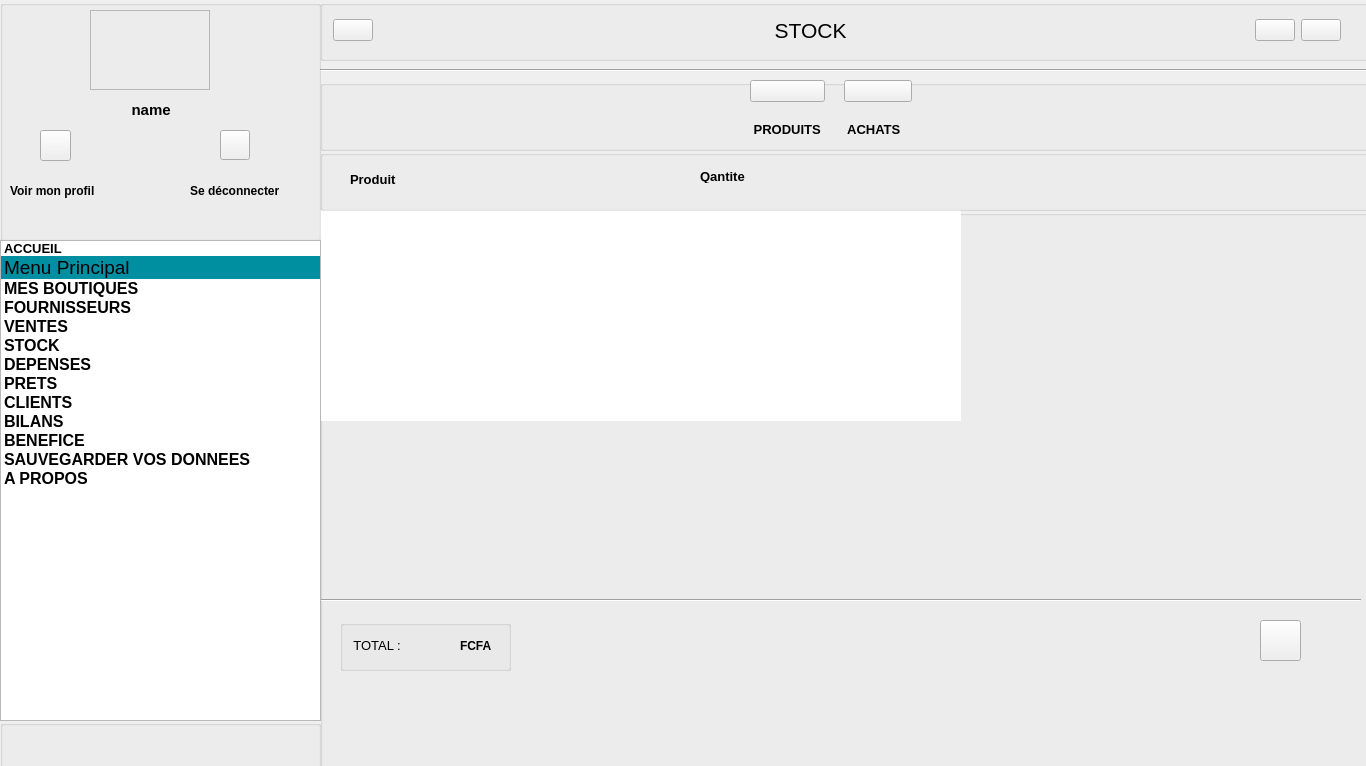
<?xml version="1.0" encoding="UTF-8"?>
<ui version="4.0">
 <class>Stock</class>
 <widget class="QMainWindow" name="Stock">
  <property name="geometry">
   <rect>
    <x>0</x>
    <y>0</y>
    <width>1366</width>
    <height>766</height>
   </rect>
  </property>
  <property name="windowTitle">
   <string>Fewnu</string>
  </property>
  <property name="windowIcon">
   <iconset resource="resources.qrc">
    <normaloff>:/img/img/logo.png</normaloff>:/img/img/logo.png</iconset>
  </property>
  <property name="styleSheet">
   <string notr="true">#frame{
 border-image:url(:/img/img/profile.jpg);
position:fixed;
border-radius: 40px;
}



#gridLayout_2{

   background-color: #ffffff;
}



#frame_2{
 border-image:url(:/img/img/logo.png);
position:fixed;
}

#groupBox_2,#groupBox_3,#line{

  background-color: #008ea1;
 border: 0px;
}

#groupBox,#horizontalSpacer,#horizontalSpacer_3,#horizontalSpacer_4,#horizontalSpacer_2{

    background-color: #008ea1;

}
#groupBox_4,#groupBox_5,#groupBox_6,#groupBox_7,#groupBox_8,#groupBox_9,#groupBox_10{
   
 background-color: #ffffff;



}



#label,#label_2 ,#label_3,#label_4,#label_6,#label_7,#label_8,#label_9,#label_10,#label_11{
       
 color: #ffffff; 
 margin-top: 0;
 margin-bottom: 1rem

}




#pushButton_profile,#pushButton_deconnrctet,#pushButton_achats,#pushButton_pro,#Retour,#calculator,#power
{
    border: 2px solid #008ea1;
    padding: 5px;
   border-radius: 4px;
 
    border: 2px solid #ffffff;
     background-color: #008ea1;
 
}

#pushButton_profile:hover { background-color: #4c8dff; }
#pushButton_deconnrctet:hover { background-color: #4c8dff; }

#groupBox_5{

  border: 2px solid #008ea1;
    padding: 5px;
   border-radius: 20px;
 
    border: 2px solid #ffffff;
     background-color: #008ea1;
}



#pushButton_Ajoute
{
    border: 2px solid #008ea1;
    padding: 5px;
   border-radius: 20px;
 
    border: 0px solid #ffffff;
     background-color: #ffc107;
 
}

#groupBox_11{

  background-color: #ffffff;

}


</string>
  </property>
  <widget class="QWidget" name="centralwidget">
   <widget class="QGroupBox" name="groupBox_2">
    <property name="geometry">
     <rect>
      <x>320</x>
      <y>0</y>
      <width>1051</width>
      <height>61</height>
     </rect>
    </property>
    <property name="title">
     <string/>
    </property>
    <widget class="QWidget" name="horizontalLayoutWidget">
     <property name="geometry">
      <rect>
       <x>0</x>
       <y>0</y>
       <width>1021</width>
       <height>61</height>
      </rect>
     </property>
     <layout class="QHBoxLayout" name="horizontalLayout">
      <item>
       <widget class="QLabel" name="label_8">
        <property name="text">
         <string/>
        </property>
       </widget>
      </item>
      <item>
       <widget class="QPushButton" name="Retour">
        <property name="text">
         <string/>
        </property>
        <property name="icon">
         <iconset resource="resources.qrc">
          <normaloff>:/img/img/return-up-back-sharp.svg</normaloff>:/img/img/return-up-back-sharp.svg</iconset>
        </property>
       </widget>
      </item>
      <item>
       <spacer name="horizontalSpacer_2">
        <property name="orientation">
         <enum>Qt::Horizontal</enum>
        </property>
        <property name="sizeHint" stdset="0">
         <size>
          <width>40</width>
          <height>20</height>
         </size>
        </property>
       </spacer>
      </item>
      <item>
       <widget class="QLabel" name="label">
        <property name="font">
         <font>
          <pointsize>16</pointsize>
          <weight>50</weight>
          <bold>false</bold>
         </font>
        </property>
        <property name="text">
         <string>  STOCK   </string>
        </property>
       </widget>
      </item>
      <item>
       <spacer name="horizontalSpacer">
        <property name="orientation">
         <enum>Qt::Horizontal</enum>
        </property>
        <property name="sizeHint" stdset="0">
         <size>
          <width>40</width>
          <height>20</height>
         </size>
        </property>
       </spacer>
      </item>
      <item>
       <widget class="QPushButton" name="calculator">
        <property name="text">
         <string/>
        </property>
        <property name="icon">
         <iconset resource="resources.qrc">
          <normaloff>:/img/img/calculator-sharp.svg</normaloff>:/img/img/calculator-sharp.svg</iconset>
        </property>
       </widget>
      </item>
      <item>
       <widget class="QPushButton" name="power">
        <property name="text">
         <string/>
        </property>
        <property name="icon">
         <iconset resource="resources.qrc">
          <normaloff>:/img/img/power-sharp.svg</normaloff>:/img/img/power-sharp.svg</iconset>
        </property>
        <property name="iconSize">
         <size>
          <width>16</width>
          <height>16</height>
         </size>
        </property>
       </widget>
      </item>
     </layout>
    </widget>
   </widget>
   <widget class="QGroupBox" name="groupBox_3">
    <property name="geometry">
     <rect>
      <x>320</x>
      <y>80</y>
      <width>1051</width>
      <height>71</height>
     </rect>
    </property>
    <property name="title">
     <string/>
    </property>
    <widget class="QWidget" name="horizontalLayoutWidget_2">
     <property name="geometry">
      <rect>
       <x>0</x>
       <y>0</y>
       <width>1021</width>
       <height>70</height>
      </rect>
     </property>
     <layout class="QHBoxLayout" name="horizontalLayout_2">
      <item>
       <spacer name="horizontalSpacer_4">
        <property name="orientation">
         <enum>Qt::Horizontal</enum>
        </property>
        <property name="sizeHint" stdset="0">
         <size>
          <width>40</width>
          <height>20</height>
         </size>
        </property>
       </spacer>
      </item>
      <item>
       <layout class="QVBoxLayout" name="verticalLayout_3">
        <item>
         <widget class="QPushButton" name="pushButton_pro">
          <property name="text">
           <string/>
          </property>
          <property name="icon">
           <iconset resource="resources.qrc">
            <normaloff>:/img/img/cube.svg</normaloff>:/img/img/cube.svg</iconset>
          </property>
          <property name="iconSize">
           <size>
            <width>30</width>
            <height>30</height>
           </size>
          </property>
          <property name="checkable">
           <bool>false</bool>
          </property>
          <property name="checked">
           <bool>false</bool>
          </property>
          <property name="autoRepeat">
           <bool>false</bool>
          </property>
         </widget>
        </item>
        <item>
         <widget class="QLabel" name="label_6">
          <property name="font">
           <font>
            <pointsize>10</pointsize>
            <weight>75</weight>
            <bold>true</bold>
           </font>
          </property>
          <property name="text">
           <string> PRODUITS </string>
          </property>
         </widget>
        </item>
       </layout>
      </item>
      <item>
       <widget class="QLabel" name="label_5">
        <property name="text">
         <string/>
        </property>
       </widget>
      </item>
      <item>
       <layout class="QVBoxLayout" name="verticalLayout_4">
        <item>
         <widget class="QPushButton" name="pushButton_achats">
          <property name="text">
           <string/>
          </property>
          <property name="icon">
           <iconset resource="resources.qrc">
            <normaloff>:/img/img/copy-sharp.svg</normaloff>:/img/img/copy-sharp.svg</iconset>
          </property>
          <property name="iconSize">
           <size>
            <width>30</width>
            <height>30</height>
           </size>
          </property>
          <property name="checkable">
           <bool>false</bool>
          </property>
          <property name="checked">
           <bool>false</bool>
          </property>
          <property name="autoRepeat">
           <bool>false</bool>
          </property>
         </widget>
        </item>
        <item>
         <widget class="QLabel" name="label_7">
          <property name="font">
           <font>
            <pointsize>10</pointsize>
            <weight>75</weight>
            <bold>true</bold>
           </font>
          </property>
          <property name="text">
           <string> ACHATS   </string>
          </property>
         </widget>
        </item>
       </layout>
      </item>
      <item>
       <spacer name="horizontalSpacer_3">
        <property name="orientation">
         <enum>Qt::Horizontal</enum>
        </property>
        <property name="sizeHint" stdset="0">
         <size>
          <width>40</width>
          <height>20</height>
         </size>
        </property>
       </spacer>
      </item>
     </layout>
    </widget>
   </widget>
   <widget class="Line" name="line">
    <property name="geometry">
     <rect>
      <x>320</x>
      <y>60</y>
      <width>1051</width>
      <height>20</height>
     </rect>
    </property>
    <property name="orientation">
     <enum>Qt::Horizontal</enum>
    </property>
   </widget>
   <widget class="QGroupBox" name="groupBox_4">
    <property name="geometry">
     <rect>
      <x>320</x>
      <y>210</y>
      <width>1051</width>
      <height>561</height>
     </rect>
    </property>
    <property name="title">
     <string/>
    </property>
    <widget class="QGroupBox" name="groupBox_5">
     <property name="geometry">
      <rect>
       <x>20</x>
       <y>410</y>
       <width>171</width>
       <height>51</height>
      </rect>
     </property>
     <property name="title">
      <string/>
     </property>
     <widget class="QLabel" name="label_9">
      <property name="geometry">
       <rect>
        <x>60</x>
        <y>10</y>
        <width>61</width>
        <height>31</height>
       </rect>
      </property>
      <property name="font">
       <font>
        <pointsize>9</pointsize>
        <weight>75</weight>
        <bold>true</bold>
       </font>
      </property>
      <property name="text">
       <string/>
      </property>
     </widget>
     <widget class="QLabel" name="label_10">
      <property name="geometry">
       <rect>
        <x>10</x>
        <y>10</y>
        <width>51</width>
        <height>31</height>
       </rect>
      </property>
      <property name="font">
       <font>
        <pointsize>10</pointsize>
       </font>
      </property>
      <property name="text">
       <string> TOTAL :</string>
      </property>
     </widget>
     <widget class="QLabel" name="label_11">
      <property name="geometry">
       <rect>
        <x>120</x>
        <y>10</y>
        <width>31</width>
        <height>31</height>
       </rect>
      </property>
      <property name="font">
       <font>
        <pointsize>9</pointsize>
        <weight>75</weight>
        <bold>true</bold>
       </font>
      </property>
      <property name="text">
       <string>FCFA</string>
      </property>
     </widget>
    </widget>
    <widget class="QPushButton" name="pushButton_Ajoute">
     <property name="geometry">
      <rect>
       <x>940</x>
       <y>410</y>
       <width>41</width>
       <height>41</height>
      </rect>
     </property>
     <property name="text">
      <string/>
     </property>
     <property name="icon">
      <iconset resource="resources.qrc">
       <normaloff>:/img/img/add-sharp.svg</normaloff>:/img/img/add-sharp.svg</iconset>
     </property>
    </widget>
    <widget class="QTableView" name="tableView">
     <property name="geometry">
      <rect>
       <x>0</x>
       <y>0</y>
       <width>641</width>
       <height>211</height>
      </rect>
     </property>
     <property name="styleSheet">
      <string notr="true">QTableView QHeaderView::section {
  
   
}

QTableView {
    gridline-color: #fffff8;
    font-size: 12pt;
    border:opx;
}

QTableView::item {
 font-size: 14pt;
    text-align: center;
    qproperty-defaultAlignment: AlignLeft;
  width: 300PX;
  
}


</string>
     </property>
    </widget>
    <widget class="Line" name="line2">
     <property name="geometry">
      <rect>
       <x>0</x>
       <y>380</y>
       <width>1041</width>
       <height>20</height>
      </rect>
     </property>
     <property name="orientation">
      <enum>Qt::Horizontal</enum>
     </property>
    </widget>
   </widget>
   <widget class="QGroupBox" name="groupBox_6">
    <property name="geometry">
     <rect>
      <x>320</x>
      <y>150</y>
      <width>1051</width>
      <height>61</height>
     </rect>
    </property>
    <property name="title">
     <string/>
    </property>
    <widget class="QLabel" name="label_12">
     <property name="geometry">
      <rect>
       <x>30</x>
       <y>19</y>
       <width>91</width>
       <height>21</height>
      </rect>
     </property>
     <property name="font">
      <font>
       <pointsize>10</pointsize>
       <weight>75</weight>
       <bold>true</bold>
      </font>
     </property>
     <property name="text">
      <string>Produit</string>
     </property>
    </widget>
    <widget class="QLabel" name="label_13">
     <property name="geometry">
      <rect>
       <x>380</x>
       <y>20</y>
       <width>47</width>
       <height>13</height>
      </rect>
     </property>
     <property name="font">
      <font>
       <pointsize>10</pointsize>
       <weight>75</weight>
       <bold>true</bold>
      </font>
     </property>
     <property name="text">
      <string>Qantite</string>
     </property>
    </widget>
   </widget>
   <widget class="QGroupBox" name="groupBox">
    <property name="geometry">
     <rect>
      <x>0</x>
      <y>0</y>
      <width>321</width>
      <height>241</height>
     </rect>
    </property>
    <property name="title">
     <string/>
    </property>
    <widget class="QFrame" name="frame">
     <property name="geometry">
      <rect>
       <x>90</x>
       <y>10</y>
       <width>120</width>
       <height>80</height>
      </rect>
     </property>
     <property name="frameShape">
      <enum>QFrame::StyledPanel</enum>
     </property>
     <property name="frameShadow">
      <enum>QFrame::Raised</enum>
     </property>
    </widget>
    <widget class="QPushButton" name="pushButton_profile">
     <property name="geometry">
      <rect>
       <x>40</x>
       <y>130</y>
       <width>31</width>
       <height>31</height>
      </rect>
     </property>
     <property name="text">
      <string/>
     </property>
     <property name="icon">
      <iconset resource="resources.qrc">
       <normaloff>:/img/img/person-outline.svg</normaloff>:/img/img/person-outline.svg</iconset>
     </property>
     <property name="iconSize">
      <size>
       <width>30</width>
       <height>30</height>
      </size>
     </property>
    </widget>
    <widget class="QPushButton" name="pushButton_deconnrctet">
     <property name="geometry">
      <rect>
       <x>220</x>
       <y>130</y>
       <width>30</width>
       <height>30</height>
      </rect>
     </property>
     <property name="text">
      <string/>
     </property>
     <property name="icon">
      <iconset resource="resources.qrc">
       <normaloff>:/img/img/enter-outline.svg</normaloff>:/img/img/enter-outline.svg</iconset>
     </property>
     <property name="iconSize">
      <size>
       <width>30</width>
       <height>30</height>
      </size>
     </property>
     <property name="checkable">
      <bool>false</bool>
     </property>
     <property name="checked">
      <bool>false</bool>
     </property>
     <property name="autoRepeat">
      <bool>false</bool>
     </property>
    </widget>
    <widget class="QLabel" name="label_2">
     <property name="geometry">
      <rect>
       <x>90</x>
       <y>100</y>
       <width>111</width>
       <height>20</height>
      </rect>
     </property>
     <property name="font">
      <font>
       <pointsize>11</pointsize>
       <weight>75</weight>
       <bold>true</bold>
      </font>
     </property>
     <property name="text">
      <string>          name</string>
     </property>
    </widget>
    <widget class="QLabel" name="label_3">
     <property name="geometry">
      <rect>
       <x>10</x>
       <y>180</y>
       <width>111</width>
       <height>21</height>
      </rect>
     </property>
     <property name="font">
      <font>
       <pointsize>9</pointsize>
       <weight>75</weight>
       <bold>true</bold>
      </font>
     </property>
     <property name="text">
      <string>Voir mon profil</string>
     </property>
    </widget>
    <widget class="QLabel" name="label_4">
     <property name="geometry">
      <rect>
       <x>190</x>
       <y>180</y>
       <width>91</width>
       <height>21</height>
      </rect>
     </property>
     <property name="font">
      <font>
       <pointsize>9</pointsize>
       <weight>75</weight>
       <bold>true</bold>
      </font>
     </property>
     <property name="text">
      <string>Se déconnecter</string>
     </property>
    </widget>
   </widget>
   <widget class="QListWidget" name="listWidget">
    <property name="geometry">
     <rect>
      <x>0</x>
      <y>240</y>
      <width>321</width>
      <height>481</height>
     </rect>
    </property>
    <property name="midLineWidth">
     <number>1</number>
    </property>
    <property name="autoScrollMargin">
     <number>16</number>
    </property>
    <property name="iconSize">
     <size>
      <width>40</width>
      <height>40</height>
     </size>
    </property>
    <property name="textElideMode">
     <enum>Qt::ElideLeft</enum>
    </property>
    <property name="verticalScrollMode">
     <enum>QAbstractItemView::ScrollPerItem</enum>
    </property>
    <property name="horizontalScrollMode">
     <enum>QAbstractItemView::ScrollPerItem</enum>
    </property>
    <property name="movement">
     <enum>QListView::Static</enum>
    </property>
    <property name="flow">
     <enum>QListView::TopToBottom</enum>
    </property>
    <property name="resizeMode">
     <enum>QListView::Fixed</enum>
    </property>
    <property name="layoutMode">
     <enum>QListView::SinglePass</enum>
    </property>
    <property name="spacing">
     <number>4</number>
    </property>
    <item>
     <property name="text">
      <string>ACCUEIL</string>
     </property>
     <property name="font">
      <font>
       <pointsize>10</pointsize>
       <weight>75</weight>
       <bold>true</bold>
      </font>
     </property>
     <property name="icon">
      <iconset resource="resources.qrc">
       <normaloff>:/img/img/home-outline.svg</normaloff>:/img/img/home-outline.svg</iconset>
     </property>
    </item>
    <item>
     <property name="text">
      <string>Menu Principal</string>
     </property>
     <property name="font">
      <font>
       <pointsize>14</pointsize>
      </font>
     </property>
     <property name="background">
      <brush brushstyle="SolidPattern">
       <color alpha="255">
        <red>0</red>
        <green>142</green>
        <blue>161</blue>
       </color>
      </brush>
     </property>
     <property name="foreground">
      <brush brushstyle="NoBrush">
       <color alpha="255">
        <red>255</red>
        <green>255</green>
        <blue>255</blue>
       </color>
      </brush>
     </property>
    </item>
    <item>
     <property name="text">
      <string>MES BOUTIQUES </string>
     </property>
     <property name="font">
      <font>
       <pointsize>12</pointsize>
       <weight>75</weight>
       <bold>true</bold>
      </font>
     </property>
     <property name="icon">
      <iconset resource="resources.qrc">
       <normaloff>:/img/img/newspaper-outline.svg</normaloff>:/img/img/newspaper-outline.svg</iconset>
     </property>
    </item>
    <item>
     <property name="text">
      <string>FOURNISSEURS</string>
     </property>
     <property name="font">
      <font>
       <pointsize>12</pointsize>
       <weight>75</weight>
       <bold>true</bold>
      </font>
     </property>
     <property name="icon">
      <iconset resource="resources.qrc">
       <normaloff>:/img/img/cube.svg</normaloff>:/img/img/cube.svg</iconset>
     </property>
    </item>
    <item>
     <property name="text">
      <string>VENTES</string>
     </property>
     <property name="font">
      <font>
       <pointsize>12</pointsize>
       <weight>75</weight>
       <bold>true</bold>
      </font>
     </property>
     <property name="icon">
      <iconset resource="resources.qrc">
       <normaloff>:/img/img/cart-outline.svg</normaloff>:/img/img/cart-outline.svg</iconset>
     </property>
    </item>
    <item>
     <property name="text">
      <string>STOCK</string>
     </property>
     <property name="font">
      <font>
       <pointsize>12</pointsize>
       <weight>75</weight>
       <bold>true</bold>
      </font>
     </property>
     <property name="icon">
      <iconset resource="resources.qrc">
       <normaloff>:/img/img/reader-outline.svg</normaloff>:/img/img/reader-outline.svg</iconset>
     </property>
    </item>
    <item>
     <property name="text">
      <string>DEPENSES</string>
     </property>
     <property name="font">
      <font>
       <pointsize>12</pointsize>
       <weight>75</weight>
       <bold>true</bold>
      </font>
     </property>
     <property name="icon">
      <iconset resource="resources.qrc">
       <normaloff>:/img/img/logo-closed-captioning.svg</normaloff>:/img/img/logo-closed-captioning.svg</iconset>
     </property>
    </item>
    <item>
     <property name="text">
      <string>PRETS</string>
     </property>
     <property name="font">
      <font>
       <pointsize>12</pointsize>
       <weight>75</weight>
       <bold>true</bold>
      </font>
     </property>
     <property name="icon">
      <iconset resource="resources.qrc">
       <normaloff>:/img/img/logo-usd.svg</normaloff>:/img/img/logo-usd.svg</iconset>
     </property>
    </item>
    <item>
     <property name="text">
      <string>CLIENTS</string>
     </property>
     <property name="font">
      <font>
       <pointsize>12</pointsize>
       <weight>75</weight>
       <bold>true</bold>
      </font>
     </property>
     <property name="icon">
      <iconset resource="resources.qrc">
       <normaloff>:/img/img/people-outline.svg</normaloff>:/img/img/people-outline.svg</iconset>
     </property>
    </item>
    <item>
     <property name="text">
      <string>BILANS</string>
     </property>
     <property name="font">
      <font>
       <pointsize>12</pointsize>
       <weight>75</weight>
       <bold>true</bold>
      </font>
     </property>
     <property name="icon">
      <iconset resource="resources.qrc">
       <normaloff>:/img/img/today-outline.svg</normaloff>:/img/img/today-outline.svg</iconset>
     </property>
    </item>
    <item>
     <property name="text">
      <string>BENEFICE</string>
     </property>
     <property name="font">
      <font>
       <pointsize>12</pointsize>
       <weight>75</weight>
       <bold>true</bold>
      </font>
     </property>
     <property name="icon">
      <iconset resource="resources.qrc">
       <normaloff>:/img/img/logo-closed-captioning.svg</normaloff>:/img/img/logo-closed-captioning.svg</iconset>
     </property>
    </item>
    <item>
     <property name="text">
      <string>SAUVEGARDER VOS DONNEES</string>
     </property>
     <property name="font">
      <font>
       <pointsize>12</pointsize>
       <weight>75</weight>
       <bold>true</bold>
      </font>
     </property>
     <property name="icon">
      <iconset resource="resources.qrc">
       <normaloff>:/img/img/download-outline.svg</normaloff>:/img/img/download-outline.svg</iconset>
     </property>
    </item>
    <item>
     <property name="text">
      <string>A PROPOS</string>
     </property>
     <property name="font">
      <font>
       <pointsize>12</pointsize>
       <weight>75</weight>
       <bold>true</bold>
      </font>
     </property>
     <property name="background">
      <brush brushstyle="NoBrush">
       <color alpha="255">
        <red>0</red>
        <green>0</green>
        <blue>0</blue>
       </color>
      </brush>
     </property>
     <property name="foreground">
      <brush brushstyle="HorPattern">
       <color alpha="255">
        <red>0</red>
        <green>0</green>
        <blue>0</blue>
       </color>
      </brush>
     </property>
     <property name="icon">
      <iconset resource="resources.qrc">
       <normaloff>:/img/img/information-circle-outline.svg</normaloff>:/img/img/information-circle-outline.svg</iconset>
     </property>
    </item>
   </widget>
   <widget class="QGroupBox" name="groupBox_11">
    <property name="geometry">
     <rect>
      <x>0</x>
      <y>720</y>
      <width>321</width>
      <height>51</height>
     </rect>
    </property>
    <property name="title">
     <string/>
    </property>
   </widget>
  </widget>
 </widget>
 <resources>
  <include location="resources.qrc"/>
 </resources>
 <connections/>
</ui>
